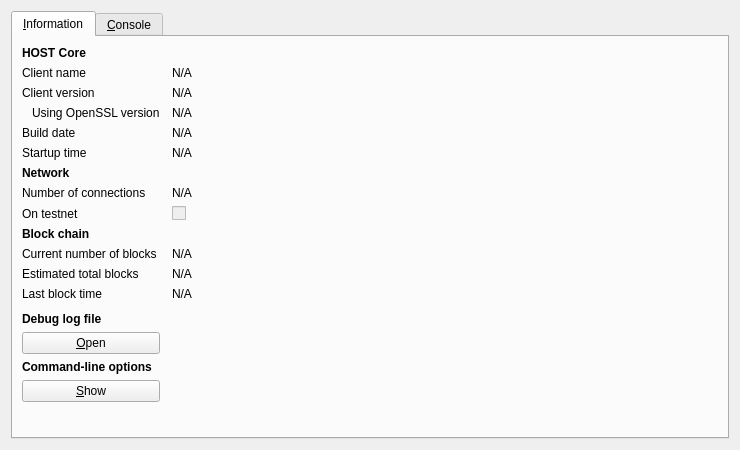
<?xml version="1.0" encoding="UTF-8"?>
<ui version="4.0">
 <class>RPCConsole</class>
 <widget class="QDialog" name="RPCConsole">
  <property name="geometry">
   <rect>
    <x>0</x>
    <y>0</y>
    <width>740</width>
    <height>450</height>
   </rect>
  </property>
  <property name="windowTitle">
   <string>HOST - Debug window</string>
  </property>
  <layout class="QVBoxLayout" name="verticalLayout_2">
   <item>
    <widget class="QTabWidget" name="tabWidget">
     <property name="currentIndex">
      <number>0</number>
     </property>
     <widget class="QWidget" name="tab_info">
      <attribute name="title">
       <string>&amp;Information</string>
      </attribute>
      <layout class="QGridLayout" name="gridLayout" columnstretch="0,1">
       <property name="horizontalSpacing">
        <number>12</number>
       </property>
       <item row="0" column="0">
        <widget class="QLabel" name="label_9">
         <property name="font">
          <font>
           <weight>75</weight>
           <bold>true</bold>
          </font>
         </property>
         <property name="text">
          <string>HOST Core</string>
         </property>
        </widget>
       </item>
       <item row="1" column="0">
        <widget class="QLabel" name="label_5">
         <property name="text">
          <string>Client name</string>
         </property>
        </widget>
       </item>
       <item row="1" column="1">
        <widget class="QLabel" name="clientName">
         <property name="cursor">
          <cursorShape>IBeamCursor</cursorShape>
         </property>
         <property name="text">
          <string>N/A</string>
         </property>
         <property name="textFormat">
          <enum>Qt::PlainText</enum>
         </property>
         <property name="textInteractionFlags">
          <set>Qt::LinksAccessibleByMouse|Qt::TextSelectableByKeyboard|Qt::TextSelectableByMouse</set>
         </property>
        </widget>
       </item>
       <item row="2" column="0">
        <widget class="QLabel" name="label_6">
         <property name="text">
          <string>Client version</string>
         </property>
        </widget>
       </item>
       <item row="2" column="1">
        <widget class="QLabel" name="clientVersion">
         <property name="cursor">
          <cursorShape>IBeamCursor</cursorShape>
         </property>
         <property name="text">
          <string>N/A</string>
         </property>
         <property name="textFormat">
          <enum>Qt::PlainText</enum>
         </property>
         <property name="textInteractionFlags">
          <set>Qt::LinksAccessibleByMouse|Qt::TextSelectableByKeyboard|Qt::TextSelectableByMouse</set>
         </property>
        </widget>
       </item>
       <item row="3" column="0">
        <widget class="QLabel" name="label_14">
         <property name="text">
          <string>Using OpenSSL version</string>
         </property>
         <property name="indent">
          <number>10</number>
         </property>
        </widget>
       </item>
       <item row="3" column="1">
        <widget class="QLabel" name="openSSLVersion">
         <property name="cursor">
          <cursorShape>IBeamCursor</cursorShape>
         </property>
         <property name="text">
          <string>N/A</string>
         </property>
         <property name="textFormat">
          <enum>Qt::PlainText</enum>
         </property>
         <property name="textInteractionFlags">
          <set>Qt::LinksAccessibleByMouse|Qt::TextSelectableByKeyboard|Qt::TextSelectableByMouse</set>
         </property>
        </widget>
       </item>
       <item row="4" column="0">
        <widget class="QLabel" name="label_12">
         <property name="text">
          <string>Build date</string>
         </property>
        </widget>
       </item>
       <item row="4" column="1">
        <widget class="QLabel" name="buildDate">
         <property name="cursor">
          <cursorShape>IBeamCursor</cursorShape>
         </property>
         <property name="text">
          <string>N/A</string>
         </property>
         <property name="textFormat">
          <enum>Qt::PlainText</enum>
         </property>
         <property name="textInteractionFlags">
          <set>Qt::LinksAccessibleByMouse|Qt::TextSelectableByKeyboard|Qt::TextSelectableByMouse</set>
         </property>
        </widget>
       </item>
       <item row="5" column="0">
        <widget class="QLabel" name="label_13">
         <property name="text">
          <string>Startup time</string>
         </property>
        </widget>
       </item>
       <item row="5" column="1">
        <widget class="QLabel" name="startupTime">
         <property name="cursor">
          <cursorShape>IBeamCursor</cursorShape>
         </property>
         <property name="text">
          <string>N/A</string>
         </property>
         <property name="textFormat">
          <enum>Qt::PlainText</enum>
         </property>
         <property name="textInteractionFlags">
          <set>Qt::LinksAccessibleByMouse|Qt::TextSelectableByKeyboard|Qt::TextSelectableByMouse</set>
         </property>
        </widget>
       </item>
       <item row="6" column="0">
        <widget class="QLabel" name="label_11">
         <property name="font">
          <font>
           <weight>75</weight>
           <bold>true</bold>
          </font>
         </property>
         <property name="text">
          <string>Network</string>
         </property>
        </widget>
       </item>
       <item row="7" column="0">
        <widget class="QLabel" name="label_7">
         <property name="text">
          <string>Number of connections</string>
         </property>
        </widget>
       </item>
       <item row="7" column="1">
        <widget class="QLabel" name="numberOfConnections">
         <property name="cursor">
          <cursorShape>IBeamCursor</cursorShape>
         </property>
         <property name="text">
          <string>N/A</string>
         </property>
         <property name="textFormat">
          <enum>Qt::PlainText</enum>
         </property>
         <property name="textInteractionFlags">
          <set>Qt::LinksAccessibleByMouse|Qt::TextSelectableByKeyboard|Qt::TextSelectableByMouse</set>
         </property>
        </widget>
       </item>
       <item row="8" column="0">
        <widget class="QLabel" name="label_8">
         <property name="text">
          <string>On testnet</string>
         </property>
        </widget>
       </item>
       <item row="8" column="1">
        <widget class="QCheckBox" name="isTestNet">
         <property name="enabled">
          <bool>false</bool>
         </property>
         <property name="text">
          <string/>
         </property>
        </widget>
       </item>
       <item row="9" column="0">
        <widget class="QLabel" name="label_10">
         <property name="font">
          <font>
           <weight>75</weight>
           <bold>true</bold>
          </font>
         </property>
         <property name="text">
          <string>Block chain</string>
         </property>
        </widget>
       </item>
       <item row="10" column="0">
        <widget class="QLabel" name="label_3">
         <property name="text">
          <string>Current number of blocks</string>
         </property>
        </widget>
       </item>
       <item row="10" column="1">
        <widget class="QLabel" name="numberOfBlocks">
         <property name="cursor">
          <cursorShape>IBeamCursor</cursorShape>
         </property>
         <property name="text">
          <string>N/A</string>
         </property>
         <property name="textFormat">
          <enum>Qt::PlainText</enum>
         </property>
         <property name="textInteractionFlags">
          <set>Qt::LinksAccessibleByMouse|Qt::TextSelectableByKeyboard|Qt::TextSelectableByMouse</set>
         </property>
        </widget>
       </item>
       <item row="11" column="0">
        <widget class="QLabel" name="label_4">
         <property name="text">
          <string>Estimated total blocks</string>
         </property>
        </widget>
       </item>
       <item row="11" column="1">
        <widget class="QLabel" name="totalBlocks">
         <property name="cursor">
          <cursorShape>IBeamCursor</cursorShape>
         </property>
         <property name="text">
          <string>N/A</string>
         </property>
         <property name="textFormat">
          <enum>Qt::PlainText</enum>
         </property>
         <property name="textInteractionFlags">
          <set>Qt::LinksAccessibleByMouse|Qt::TextSelectableByKeyboard|Qt::TextSelectableByMouse</set>
         </property>
        </widget>
       </item>
       <item row="12" column="0">
        <widget class="QLabel" name="label_2">
         <property name="text">
          <string>Last block time</string>
         </property>
        </widget>
       </item>
       <item row="12" column="1">
        <widget class="QLabel" name="lastBlockTime">
         <property name="cursor">
          <cursorShape>IBeamCursor</cursorShape>
         </property>
         <property name="text">
          <string>N/A</string>
         </property>
         <property name="textFormat">
          <enum>Qt::PlainText</enum>
         </property>
         <property name="textInteractionFlags">
          <set>Qt::LinksAccessibleByMouse|Qt::TextSelectableByKeyboard|Qt::TextSelectableByMouse</set>
         </property>
        </widget>
       </item>
       <item row="13" column="0">
        <spacer name="verticalSpacer_2">
         <property name="orientation">
          <enum>Qt::Vertical</enum>
         </property>
         <property name="sizeHint" stdset="0">
          <size>
           <width>20</width>
           <height>20</height>
          </size>
         </property>
        </spacer>
       </item>
       <item row="14" column="0">
        <widget class="QLabel" name="labelDebugLogfile">
         <property name="font">
          <font>
           <weight>75</weight>
           <bold>true</bold>
          </font>
         </property>
         <property name="text">
          <string>Debug log file</string>
         </property>
        </widget>
       </item>
       <item row="15" column="0">
        <widget class="QPushButton" name="openDebugLogfileButton">
         <property name="toolTip">
          <string>Open the HOST debug log file from the current data directory. This can take a few seconds for large log files.</string>
         </property>
         <property name="text">
          <string>&amp;Open</string>
         </property>
         <property name="autoDefault">
          <bool>false</bool>
         </property>
        </widget>
       </item>
       <item row="16" column="0">
        <widget class="QLabel" name="labelCLOptions">
         <property name="font">
          <font>
           <weight>75</weight>
           <bold>true</bold>
          </font>
         </property>
         <property name="text">
          <string>Command-line options</string>
         </property>
        </widget>
       </item>
       <item row="17" column="0">
        <widget class="QPushButton" name="showCLOptionsButton">
         <property name="toolTip">
          <string>Show the HOST-Qt help message to get a list with possible HOST command-line options.</string>
         </property>
         <property name="text">
          <string>&amp;Show</string>
         </property>
         <property name="autoDefault">
          <bool>false</bool>
         </property>
        </widget>
       </item>
       <item row="18" column="0">
        <spacer name="verticalSpacer">
         <property name="orientation">
          <enum>Qt::Vertical</enum>
         </property>
         <property name="sizeHint" stdset="0">
          <size>
           <width>20</width>
           <height>40</height>
          </size>
         </property>
        </spacer>
       </item>
      </layout>
     </widget>
     <widget class="QWidget" name="tab_console">
      <attribute name="title">
       <string>&amp;Console</string>
      </attribute>
      <layout class="QVBoxLayout" name="verticalLayout_3">
       <property name="spacing">
        <number>3</number>
       </property>
       <item>
        <widget class="QTextEdit" name="messagesWidget">
         <property name="minimumSize">
          <size>
           <width>0</width>
           <height>100</height>
          </size>
         </property>
         <property name="readOnly">
          <bool>true</bool>
         </property>
         <property name="tabKeyNavigation" stdset="0">
          <bool>false</bool>
         </property>
         <property name="columnCount" stdset="0">
          <number>2</number>
         </property>
        </widget>
       </item>
       <item>
        <layout class="QHBoxLayout" name="horizontalLayout">
         <property name="spacing">
          <number>3</number>
         </property>
         <item>
          <widget class="QLabel" name="label">
           <property name="text">
            <string notr="true">&gt;</string>
           </property>
          </widget>
         </item>
         <item>
          <widget class="QLineEdit" name="lineEdit"/>
         </item>
         <item>
          <widget class="QPushButton" name="clearButton">
           <property name="maximumSize">
            <size>
             <width>24</width>
             <height>24</height>
            </size>
           </property>
           <property name="toolTip">
            <string>Clear console</string>
           </property>
           <property name="text">
            <string/>
           </property>
           <property name="icon">
            <iconset resource="../bitcoin.qrc">
             <normaloff>:/icons/remove</normaloff>:/icons/remove</iconset>
           </property>
           <property name="shortcut">
            <string notr="true">Ctrl+L</string>
           </property>
           <property name="autoDefault">
            <bool>false</bool>
           </property>
          </widget>
         </item>
        </layout>
       </item>
      </layout>
     </widget>
    </widget>
   </item>
  </layout>
 </widget>
 <resources>
  <include location="../bitcoin.qrc"/>
 </resources>
 <connections/>
</ui>
